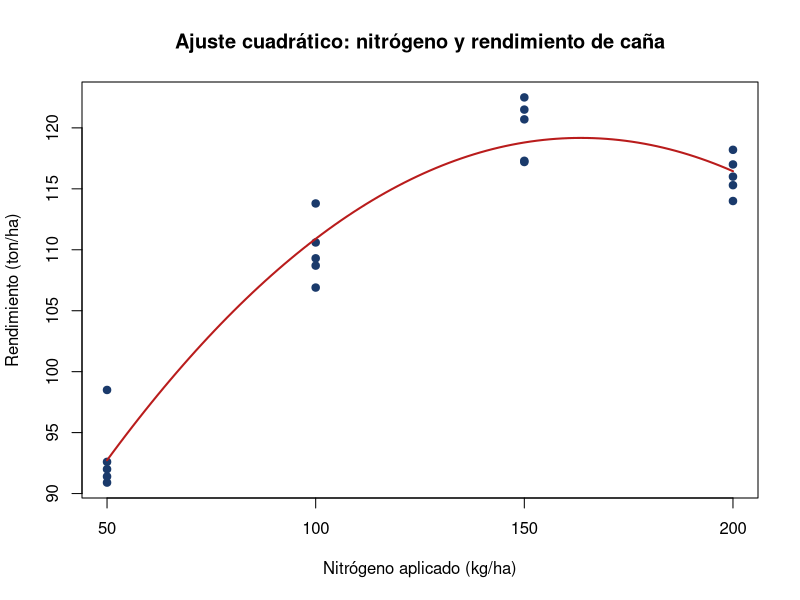

This chart was generated by the following R code:
## ---- chunk 1
#| label: rs-setup
#| include: false
set.seed(7)
Nf <- rep(c(50, 100, 150, 200), each = 5)
rend_rs <- round(70 + 0.55*Nf - 0.0016*Nf^2 + rnorm(20, 0, 2.2), 1)
datos_rs <- data.frame(N = Nf, rend = rend_rs)
mod_quad <- lm(rend ~ N + I(N^2), data = datos_rs)
## ---- chunk 2
#| label: rs-plot
#| echo: false
#| fig-height: 3.3
plot(datos_rs$N, datos_rs$rend, pch = 19, col = "#1a3a6b",
     xlab = "Nitrógeno aplicado (kg/ha)", ylab = "Rendimiento (ton/ha)",
     main = "Ajuste cuadrático: nitrógeno y rendimiento de caña")
curve_x <- seq(50, 200, length.out = 100)
curve_y <- predict(mod_quad, newdata = data.frame(N = curve_x))
lines(curve_x, curve_y, col = "#b91c1c", lwd = 2)
